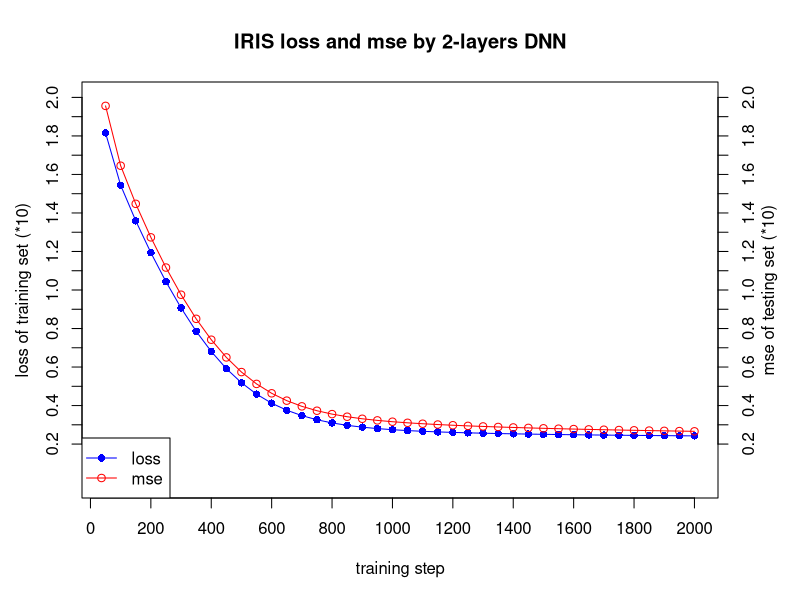

Recreate this plot in R.
# Copyright 2016: www.ParallelR.com
# Parallel Blog : R For Deep Learning (I): Build Fully Connected Neural Network From Scratch
# Regression by 2-layers DNN and tested by iris dataset
# Description: Build 2-layers DNN to predict Petal.Width according to the other three variables in iris dataset.
# Author: Peng Zhao, patric.zhao@gmail.com

# sigmoid
sigmoid <- function(z) {
  g <- 1 / (1 + exp(-1 * z))
  g
}

# Prediction
predict.dnn <- function(model, data = X.test) {
  # new data, transfer to matrix
  new.data <- data.matrix(data)
  
  # Feed Forwad
  hidden.layer <- sweep(new.data %*% model$W1 ,2, model$b1, '+')
  hidden.layer <- sigmoid(hidden.layer)
  score <- sweep(hidden.layer %*% model$W2, 2, model$b2, '+')
  Petal.Width.predicted <- score
  
  return(Petal.Width.predicted)
}

# Train: build and train a 2-layers neural network 
train.dnn <- function(x, y, traindata=data, testdata=NULL,
                      model = NULL,
                      # set hidden layers and neurons
                      # currently, only support 1 hidden layer
                      hidden = c(6), 
                      # max iteration steps
                      maxit = 2000,
                      # delta loss 
                      abstol = 1e-2,
                      # learning rate
                      lr = 1e-2,
                      # regularization rate
                      reg = 1e-4,
                      # show results every 'display' step
                      display = 100,
                      random.seed = 1)
{
  # to make the case reproducible.
  set.seed(random.seed)
  
  # total number of training set
  N <- nrow(traindata)
  
  # extract the data and label
  # don't need atribute 
  X <- unname(data.matrix(traindata[,x]))
  # correct categories represented by integer 
  Y <- traindata[,y]
  
  # create model or get model from parameter
  if(is.null(model)) {
    # number of input features
    D <- ncol(X)
    # only one output node for regression
    K <- 1
    H <-  hidden
    
    # create and init weights and bias 
    W1 <- matrix(rnorm(D*H), nrow=D, ncol=H)/sqrt(D*H)
    b1 <- matrix(0, nrow=1, ncol=H)
    
    W2 <- matrix(rnorm(H*K), nrow=H, ncol=K)/sqrt(H*K)
    b2 <- matrix(0, nrow=1, ncol=K)
  } else {
    D  <- model$D
    K  <- model$K
    H  <- model$H
    W1 <- model$W1
    b1 <- model$b1
    W2 <- model$W2
    b2 <- model$b2
  }
  
  # use all train data to update weights since it's a small dataset
  batchsize <- N
  # init loss to a very big value
  loss <- 100000
  
  # Training the network
  i <- 0
  while(i < maxit && loss > abstol) {
    
    # iteration index
    i <- i +1
    
    # forward ....
    # 1 indicate row, 2 indicate col
    hidden.layer <- sweep(X %*% W1 ,2, b1, '+')
    # neurons : sigmoid
    hidden.layer <- sigmoid(hidden.layer)
    score <- sweep(hidden.layer %*% W2, 2, b2, '+')
    Petal.Width <- score
    
    # compute the loss
    dif <- Petal.Width - Y
    data.loss <- (t(dif) %*% dif) / (2 * N)
    reg.loss   <- 0.5*reg* (sum(W1*W1) + sum(W2*W2))
    loss <- data.loss + reg.loss
    
    # display results and update model
    if( i %% display == 0) {
      if(!is.null(testdata)) {
        model <- list( D = D,
                       H = H,
                       K = K,
                       # weights and bias
                       W1 = W1, 
                       b1 = b1, 
                       W2 = W2, 
                       b2 = b2)
        Petal.Width <- predict.dnn(model, testdata[,-y])
        dif <- Petal.Width - testdata[,y]
        mse <- (t(dif) %*% dif) / (2 * N)
        cat(i, loss, mse, "\n")
      } else {
        cat(i, loss, "\n")
      }
    }
    
    # backward ....
    dscores <- Petal.Width - Y
    dscores <- dscores / batchsize
    
    dW2 <- t(hidden.layer) %*% dscores 
    db2 <- colSums(dscores)
    
    dhidden <- dscores %*% t(W2)
    
    dW1 <- dhidden * (hidden.layer * (1-hidden.layer))
    dW1 <- t(X) %*% dW1
    
    db1 <- dhidden * (hidden.layer * (1-hidden.layer))
    db1 <- colSums(db1)
    
    # update ....
    dW2 <- dW2 + reg*W2
    dW1 <- dW1 + reg*W1
    
    W1 <- W1 - lr * dW1
    b1 <- b1 - lr * db1
    
    W2 <- W2 - lr * dW2
    b2 <- b2 - lr * db2
    
    
    
  }
  
  # final results
  # creat list to store learned parameters
  # you can add more parameters for debug and visualization
  # such as residuals, fitted.values ...
  model <- list( D = D,
                 H = H,
                 K = K,
                 # weights and bias
                 W1= W1, 
                 b1= b1, 
                 W2= W2, 
                 b2= b2)
  
  return(model)
}

########################################################################
# testing
#######################################################################
set.seed(1)

# 0. split data into test/train
samp <- c(sample(1:50,25), sample(51:100,25), sample(101:150,25))

# 1. EDA
data <- iris
data <- iris[,-5]
summary(data)
# 2. train model
Petal.Width.model <- train.dnn(x=1:3, y=4, traindata=data[samp,], testdata=data[-samp,], hidden=4, maxit=2000, display=50)
# ir.model <- train.dnn(x=1:3, y=4, traindata=iris[samp,], hidden=4, maxit=2000, display=50)

# 3. prediction
# To make the code clear, I don't write this change into predict.dnn function.
Petal.Width.dnn <- predict.dnn(Petal.Width.model, data[-samp, -4])

#mse
test <- data[-samp,]
m <- length(test[,4])
dif <- Petal.Width.dnn - test[,4]
mse <- (t(dif) %*% dif) / (2 * m)
mse #0.02664111

# Visualization
# the output from screen, copy and paste here.
data1 <- ("i loss mse
          50 0.1815593 0.1955971 
100 0.1543977 0.1645302 
          150 0.1359293 0.1447406 
          200 0.1193753 0.1273414 
          250 0.1043159 0.1116563 
          300 0.09069428 0.09754797 
          350 0.07858586 0.08504139 
          400 0.06807212 0.07418793 
          450 0.05917428 0.0649938 
          500 0.05183076 0.05739113 
          550 0.04590674 0.05124195 
          600 0.04122019 0.04636106 
          650 0.03757053 0.04254354 
          700 0.03476154 0.03958798 
          750 0.03261592 0.03731178 
          800 0.03098245 0.03555882 
          850 0.02973758 0.03420151 
          900 0.02878368 0.03313912 
          950 0.02804566 0.03229441 
          1000 0.02746694 0.03160948 
          1050 0.02700568 0.03104186 
          1100 0.02663133 0.03056087 
          1150 0.02632181 0.03014469 
          1200 0.02606127 0.02977792 
          1250 0.02583831 0.02944974 
          1300 0.02564474 0.02915253 
          1350 0.02547455 0.02888083 
          1400 0.02532334 0.02863066 
          1450 0.02518775 0.02839903 
          1500 0.02506522 0.0281836 
          1550 0.02495374 0.02798249 
          1600 0.02485169 0.02779412 
          1650 0.02475776 0.02761717 
          1700 0.02467087 0.02745047 
          1750 0.02459011 0.02729302 
          1800 0.02451474 0.02714392 
          1850 0.02444412 0.02700239 
          1900 0.02437769 0.02686773 
          1950 0.024315 0.02673932 
          2000 0.02425565 0.0266166 ")

data.v <- read.table(text=data1, header=T)
par(mar=c(5.1, 4.1, 4.1, 4.1))
plot(x=data.v$i, y=10*(data.v$loss), type="o", col="blue", pch=16, 
     main="IRIS loss and mse by 2-layers DNN",
     ylim=c(0, 2.0),
     xlab="",
     ylab="",
     axe =F)
lines(x=data.v$i, y=10*data.v$mse, type="o", col="red", pch=1)
box()
axis(1, at=seq(0,2000,by=200))
axis(4, at=seq(0.2,2.0,by=0.1))
axis(2, at=seq(0.2,2.0,by=0.1))
mtext("training step", 1, line=3)
mtext("loss of training set (*10)", 2, line=2.5)
mtext("mse of testing set (*10)", 4, line=2)

legend("bottomleft", 
       legend = c("loss", "mse"),
       pch = c(16,1),
       col = c("blue","red"),
       lwd=c(1,1)
)